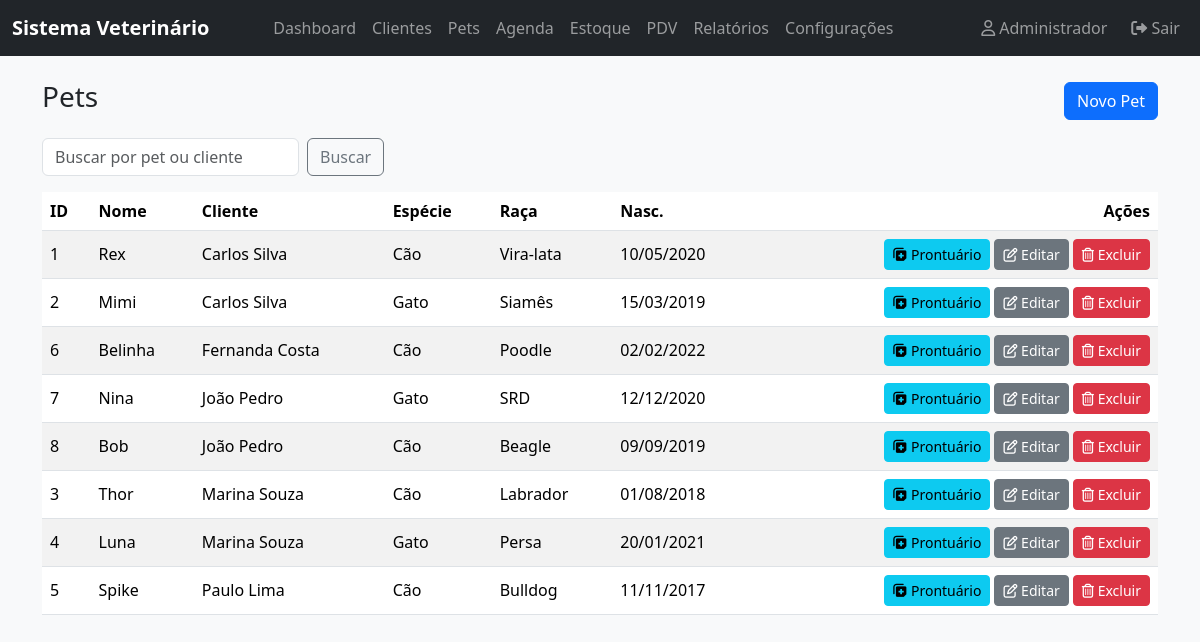
Screenshot of /public/pets (signed in) with the database file from the repository.
### tables this page shows
CREATE TABLE `pets` (
  `id` INT UNSIGNED NOT NULL AUTO_INCREMENT,
  `client_id` INT UNSIGNED NOT NULL,
  `name` VARCHAR(100) NOT NULL,
  `species` VARCHAR(50) DEFAULT NULL,  
  `breed` VARCHAR(50) DEFAULT NULL,  
  `birth_date` DATE DEFAULT NULL,
  `gender` ENUM('Macho', 'Fêmea') DEFAULT NULL,
  `color` VARCHAR(50) DEFAULT NULL,
  `photo_path` VARCHAR(255) DEFAULT NULL,
  `notes` TEXT DEFAULT NULL,
  `created_at` TIMESTAMP NOT NULL DEFAULT CURRENT_TIMESTAMP,
  `updated_at` TIMESTAMP NOT NULL DEFAULT CURRENT_TIMESTAMP ON UPDATE CURRENT_TIMESTAMP,
  PRIMARY KEY (`id`),
  KEY `idx_name` (`name`),
  CONSTRAINT `fk_pets_client_id` FOREIGN KEY (`client_id`) REFERENCES `clients` (`id`) ON DELETE CASCADE
);

CREATE TABLE `clients` (
  `id` INT UNSIGNED NOT NULL AUTO_INCREMENT,
  `name` VARCHAR(100) NOT NULL,
  `cpf_cnpj` VARCHAR(20) DEFAULT NULL,
  `email` VARCHAR(100) DEFAULT NULL,
  `phone` VARCHAR(20) DEFAULT NULL,
  `address` VARCHAR(255) DEFAULT NULL,
  `created_at` TIMESTAMP NOT NULL DEFAULT CURRENT_TIMESTAMP,
  `updated_at` TIMESTAMP NOT NULL DEFAULT CURRENT_TIMESTAMP ON UPDATE CURRENT_TIMESTAMP,
  PRIMARY KEY (`id`),
  UNIQUE KEY `cpf_cnpj_unique` (`cpf_cnpj`),
  KEY `idx_name` (`name`)
);

### src/controllers/PetsController.php (called while the page is built, shortened)
<?php
require_once __DIR__ . '/../middlewares/auth.php';
require_once __DIR__ . '/../helpers/format.php';
require_once __DIR__ . '/../models/PetModel.php';
class PetsController {
    public static function index(): void {
        $q = sanitize_string($_GET['q'] ?? '');
        [$pets, $total] = PetModel::paginate($q, 50, 0);
        render('pets/index', compact('pets','q','total','clients'));
    }
}

### public/index.php (called while the page is built)
<?php
require_once __DIR__ . '/../router.php';

### src/helpers/security.php (called while the page is built, shortened)
<?php
function e($value): string {
    if ($value === null) {
        return '';
    }
    return htmlspecialchars((string)$value, ENT_QUOTES | ENT_SUBSTITUTE, 'UTF-8');
}

### src/models/PetModel.php (called while the page is built, shortened)
<?php
class PetModel {
    public static function paginate(string $q = '', int $limit = 20, int $offset = 0): array {
        $pdo = DB::getConnection();
        $where = '';
        $params = [];
        $sql = "SELECT SQL_CALC_FOUND_ROWS p.*, c.name AS client_name FROM pets p JOIN clients c ON c.id = p.client_id $where ORDER BY p.created_at DESC LIMIT :limit OFFSET :offset";
        $stmt = $pdo->prepare($sql);
        $stmt->bindValue(':limit', $limit, PDO::PARAM_INT);
        $stmt->bindValue(':offset', $offset, PDO::PARAM_INT);
        $stmt->execute();
        $rows = $stmt->fetchAll();
        $total = (int)$pdo->query('SELECT FOUND_ROWS()')->fetchColumn();
        return [$rows, $total];
    }
}

### src/helpers/format.php (called while the page is built, shortened)
<?php
function br_date($value): string {
    try {
        $dt = new DateTime((string)$value);
        return $dt->format('d/m/Y');
    } catch (Throwable $e) {
        return (string)$value;
    }
}

### src/views/pets/index.php (the view, shortened to what this page needs)
<div class="d-flex justify-content-between align-items-center mb-3">
  <h3>Pets</h3>
  <button class="btn btn-primary" data-bs-toggle="modal" data-bs-target="#petModal">Novo Pet</button>
</div>
<form class="row g-2 mb-3" method="get" action="<?= e(APP_URL) ?>/pets">
  <div class="col-auto">
    <input type="text" class="form-control" name="q" placeholder="Buscar por pet ou cliente" value="<?= e($q ?? '') ?>">
  </div>
  <div class="col-auto">
    <button class="btn btn-outline-secondary">Buscar</button>
  </div>
</form>
<div class="table-responsive">
<table class="table table-striped table-hover align-middle">
  <thead><tr>
    <th>ID</th><th>Nome</th><th>Cliente</th><th>Espécie</th><th>Raça</th><th>Nasc.</th><th class="text-end">Ações</th>
  </tr></thead>
  <tbody>
    <?php foreach (($pets ?? []) as $p): ?>
      <tr>
        <td><?= e($p['id']) ?></td>
        <td><?= e($p['name']) ?></td>
        <td><?= e($p['client_name'] ?? '') ?></td>
        <td><?= e($p['species']) ?></td>
        <td><?= e($p['breed']) ?></td>
        <td><?= e(br_date($p['birth_date'])) ?></td>
        <td class="text-end">
          <div class="d-inline-flex align-items-center gap-1">
            <a class="btn btn-sm btn-info" href="<?= e(APP_URL) ?>/records/<?= e($p['id']) ?>"><i class="fa-solid fa-notes-medical"></i> Prontuário</a>
            <button class="btn btn-sm btn-secondary" data-bs-toggle="modal" data-bs-target="#petModalEdit<?= e($p['id']) ?>"><i class="fa-regular fa-pen-to-square"></i> Editar</button>
            <form action="<?= e(APP_URL) ?>/pets/<?= e($p['id']) ?>/delete" method="post" class="d-inline m-0" onsubmit="return confirm('Excluir pet?');">
              <button class="btn btn-sm btn-danger"><i class="fa-regular fa-trash-can"></i> Excluir</button>
            </form>
          </div>
        </td>
      </tr>
    <?php endforeach; ?>
  </tbody>
</table>
</div>

### router.php (shortened to what this page needs)
<?php
require_once __DIR__ . '/src/helpers/security.php';
require_once __DIR__ . '/src/helpers/format.php';
require_once __DIR__ . '/src/controllers/ClientsController.php';
require_once __DIR__ . '/src/controllers/PetsController.php';
$uri = parse_url($_SERVER['REQUEST_URI'], PHP_URL_PATH);
$basePath = rtrim(parse_url(APP_URL, PHP_URL_PATH), '/');
$path = '/' . ltrim(str_replace($basePath, '', $uri), '/');
$method = $_SERVER['REQUEST_METHOD'];
function render(string $view, array $data = []): void {
    extract($data);
    include __DIR__ . '/src/views/layouts/header.php';
    include __DIR__ . '/src/views/' . $view . '.php';
    include __DIR__ . '/src/views/layouts/footer.php';
}
switch (true) {
    case $path === '/pets' && $method === 'GET':
        PetsController::index();
        break;
}

### src/views/layouts/header.php (shortened to what this page needs)
<?php
$user = $_SESSION['user'] ?? null;
?>
<html lang="pt-br">
<head>
  <link href="https://cdn.jsdelivr.net/npm/bootstrap@5.3.3/dist/css/bootstrap.min.css" rel="stylesheet">
  <link href="https://cdnjs.cloudflare.com/ajax/libs/font-awesome/6.0.0/css/all.min.css" rel="stylesheet">
  <link rel="stylesheet" href="<?= e(APP_URL) ?>/assets/css/styles.css">
</head>
<body>
<nav class="navbar navbar-expand-lg navbar-dark bg-dark">
  <div class="container-fluid">
    <a class="navbar-brand d-flex align-items-center gap-2" href="<?= e(APP_URL) ?>/dashboard">
      <?= e(APP_NAME) ?>
    </a>
    <div class="collapse navbar-collapse" id="navbarNav">
      <ul class="navbar-nav mx-lg-auto justify-content-center">
        <?php if ($user): ?>
          <li class="nav-item"><a class="nav-link" href="<?= e(APP_URL) ?>/dashboard">Dashboard</a></li>
          <li class="nav-item"><a class="nav-link" href="<?= e(APP_URL) ?>/clients">Clientes</a></li>
          <li class="nav-item"><a class="nav-link" href="<?= e(APP_URL) ?>/pets">Pets</a></li>
          <li class="nav-item"><a class="nav-link" href="<?= e(APP_URL) ?>/agenda">Agenda</a></li>
          <li class="nav-item"><a class="nav-link" href="<?= e(APP_URL) ?>/products">Estoque</a></li>
          <?php if (($user['role'] ?? '') === 'admin'): ?>
            <li class="nav-item"><a class="nav-link" href="<?= e(APP_URL) ?>/sales/pos">PDV</a></li>
          <?php endif; ?>
          <li class="nav-item"><a class="nav-link" href="#">Relatórios</a></li>
          <li class="nav-item"><a class="nav-link" href="#">Configurações</a></li>
        <?php endif; ?>
      </ul>
      <ul class="navbar-nav ms-lg-auto align-items-lg-center">
        <?php if ($user): ?>
          <li class="nav-item d-none d-lg-block"><span class="navbar-text me-3"><i class="fa-regular fa-user"></i> <?= e($user['name']) ?></span></li>
          <li class="nav-item"><a class="nav-link" href="<?= e(APP_URL) ?>/logout"><i class="fa-solid fa-right-from-bracket"></i> Sair</a></li>
        <?php endif; ?>
      </ul>
    </div>
  </div>
</nav>
<div class="container py-4">

### src/views/layouts/footer.php (shortened to what this page needs)
</div>
</body>
</html>

### public/assets/css/styles.css (style rules this page uses)
body { background-color: #f8f9fa; }
.navbar-brand { font-weight: 600; }

### rows the page displays
pets: id "1", name "Rex", client.name "Carlos Silva", species "Cão", breed "Vira-lata", birth_date "10/05/2020"
pets: id "2", name "Mimi", client.name "Carlos Silva", species "Gato", breed "Siamês", birth_date "15/03/2019"
pets: id "6", name "Belinha", client.name "Fernanda Costa", species "Cão", breed "Poodle", birth_date "02/02/2022"
pets: id "7", name "Nina", client.name "João Pedro", species "Gato", breed "SRD", birth_date "12/12/2020"
pets: id "8", name "Bob", client.name "João Pedro", species "Cão", breed "Beagle", birth_date "09/09/2019"
pets: id "3", name "Thor", client.name "Marina Souza", species "Cão", breed "Labrador", birth_date "01/08/2018"
pets: id "4", name "Luna", client.name "Marina Souza", species "Gato", breed "Persa", birth_date "20/01/2021"
pets: id "5", name "Spike", client.name "Paulo Lima", species "Cão", breed "Bulldog", birth_date "11/11/2017"

### other values shown
APP_NAME "Sistema Veterinário"
$user['name'] "Administrador"
